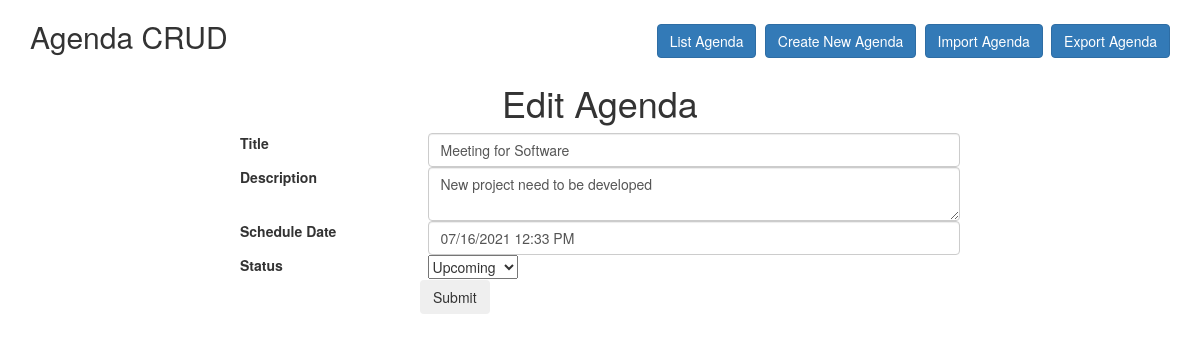
Screenshot of /agenda/edit/2 with the database file from the repository.
### tables this page shows
CREATE TABLE `agenda` (
  `id` int(11) NOT NULL AUTO_INCREMENT,
  `title` varchar(255) DEFAULT NULL,
  `description` text DEFAULT NULL,
  `schedule_date` varchar(255) DEFAULT NULL,
  `status` enum('completed','upcoming','running','cancelled') DEFAULT NULL,
  `created_date` datetime DEFAULT NULL,
  `updated_date` datetime DEFAULT NULL,
  PRIMARY KEY (`id`)
);

### application/controllers/Agenda.php (called while the page is built, shortened)
<?php
class Agenda extends CI_Controller {
   public function __construct() {
      $this->load->model('AgendaModel');
	 $this->load->library('form_validation');
   }
   public function edit($id)
   {
       $agendaarr = $this->db->get_where('agenda', array('id' => $id))->row();
       $this->load->view('includes/header');
       $this->load->view('agenda/edit',array('agendaarr'=>$agendaarr));
       $this->load->view('includes/footer');
   }
}

### index.php (called while the page is built, shortened)
<?php
require_once BASEPATH.'core/CodeIgniter.php';

### application/views/agenda/edit.php (the view, shortened to what this page needs)
<div class="row">
    <div class="col-lg-12">
        <h2>Agenda CRUD
            <div class="pull-right">
				<a class="btn btn-primary" href="<?php echo base_url('agenda');?>"> List Agenda</a>
               <a class="btn btn-primary" href="<?php echo base_url('agenda/create');?>"> Create New Agenda</a>
			   <a class="btn btn-primary" href="<?php echo base_url('agenda/import');?>">Import Agenda</a>
			   <a class="btn btn-primary" href="<?php echo base_url('agenda/export');?>">Export Agenda</a>
            </div>
        </h2>
     </div>
</div>
<form method="post" name="agendaEdit" action="<?php echo base_url('agenda/update/'.$agendaarr->id);?>">
    <div class="row">
		<h1 style="text-align:center;">Edit Agenda</h1>
	   <div class="col-md-8 col-md-offset-2">
            <div class="form-group">
                <label class="col-md-3">Title</label>
                <div class="col-md-9">
                    <input type="text" name="title" class="form-control" value="<?php echo $agendaarr->title; ?>">
                </div>
            </div>
        </div>
        <div class="col-md-8 col-md-offset-2">
            <div class="form-group">
                <label class="col-md-3">Description</label>
                <div class="col-md-9">
                    <textarea name="description" class="form-control"><?php echo $agendaarr->description; ?></textarea>
                </div>
            </div>
        </div>
		<div class="col-md-8 col-md-offset-2">
            <div class="form-group">
                <label class="col-md-3">Schedule Date</label>
                <div class="col-md-9">
                   <input type='text' name="schedule_date" value="<?php echo $agendaarr->schedule_date; ?>" class="form-control" id='dtpickerdemo' />
                </div>
            </div>
        </div>
		<div class="col-md-8 col-md-offset-2">
            <div class="form-group">
                <label class="col-md-3">Status</label>
                <div class="col-md-9">
                    <select name="status" >
					<option value="Upcoming">Upcoming</option>
					</select>
                </div>
            </div>
        </div>
        <div class="col-md-8 col-md-offset-2 pull-right">
            <input type="submit" name="Save" class="btn">
        </div>
    </div>
</form>

### rows the page displays
agenda: title "Meeting for Software", description "New project need to be developed", schedule_date "07/16/2021 12:33 PM"
